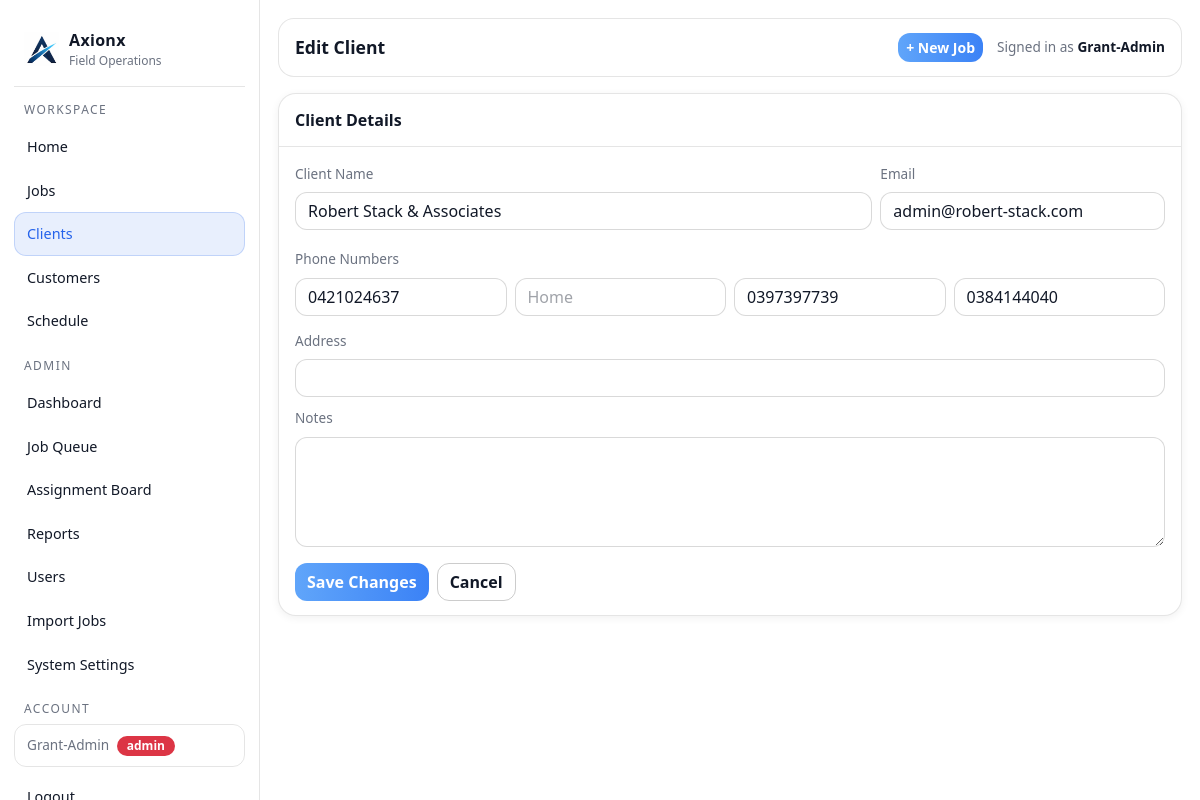
The page /clients/1/edit (signed in) on the database its author committed.
### tables this page shows
CREATE TABLE clients (
        id INTEGER PRIMARY KEY AUTOINCREMENT,
        name TEXT NOT NULL,
        phone TEXT,
        email TEXT,
        address TEXT,
        notes TEXT,
        created_at TEXT NOT NULL
    , updated_at TEXT NOT NULL DEFAULT '');

CREATE TABLE contact_phone_numbers (
        id INTEGER PRIMARY KEY AUTOINCREMENT,
        entity_type TEXT NOT NULL,
        entity_id INTEGER NOT NULL,
        label TEXT NOT NULL,
        phone_number TEXT NOT NULL,
        created_at TEXT NOT NULL
    );

### app.py (the view)
@app.get("/clients/<int:client_id>/edit")
@login_required
@admin_required
def client_edit(client_id: int):
    conn = db()
    cur = conn.cursor()
    cur.execute("SELECT * FROM clients WHERE id = ?", (client_id,))
    client = cur.fetchone()
    if not client:
        conn.close()
        return ("Not found", 404)
    cur.execute("""
        SELECT * FROM contact_phone_numbers
        WHERE entity_type = 'client' AND entity_id = ?
        ORDER BY id
    """, (client_id,))
    phones = cur.fetchall()
    conn.close()
    return render_template("client_edit.html", client=client, phones=phones)

### app.py (called while the page is built)
@app.after_request
def add_security_headers(resp):
    resp.headers["X-Content-Type-Options"] = "nosniff"
    resp.headers["X-Frame-Options"] = "DENY"
    resp.headers["Referrer-Policy"] = "strict-origin-when-cross-origin"
    resp.headers["Content-Security-Policy"] = (
        "default-src 'self' https: data:; "
        "img-src 'self' https: data:; "
        "script-src 'self' 'unsafe-inline' https:; "
        "style-src 'self' 'unsafe-inline' https:;"
    )
    return resp

def db():
    conn = sqlite3.connect(DB_PATH)
    conn.row_factory = sqlite3.Row
    return conn

def add_column_if_missing(cur, table, col, coltype):
    cur.execute(f"PRAGMA table_info({table})")
    cols = [r["name"] for r in cur.fetchall()]
    if col not in cols:
        cur.execute(f"ALTER TABLE {table} ADD COLUMN {col} {coltype}")

@app.context_processor
def inject_globals():
    return {
        "GOOGLE_MAPS_API_KEY": os.environ.get("GOOGLE_MAPS_API_KEY", ""),
        "google_maps_api_key": os.getenv("GOOGLE_MAPS_API_KEY", "")
    }

@app.before_request
def _ensure_db():
    init_db()

def login_required(f):
    @wraps(f)
    def wrapper(*args, **kwargs):
        if not session.get("user_id"):
            return redirect(url_for("login"))
        return f(*args, **kwargs)
    return wrapper

def admin_required(f):
    @wraps(f)
    def wrapper(*args, **kwargs):
        if not session.get("user_id"):
            return redirect(url_for("login"))
        if session.get("role") != "admin":
            flash("Admin access required.", "danger")
            return redirect(url_for("index"))
        return f(*args, **kwargs)
    return wrapper

### templates/client_edit.html (shortened to what this page needs)
{% extends "layout.html" %}
{% block page_title %}Edit Client{% endblock %}
{% block content %}
<div class="ax-card">
  <div class="ax-card-h">Client Details</div>
  <div class="ax-card-b">
    <form method="post">
      <div class="row g-2">
        <div class="col-12 col-lg-8">
          <label class="form-label">Client Name</label>
          <input class="form-control" name="name" value="{{ client.name }}" required>
        </div>
        <div class="col-12 col-lg-4">
          <label class="form-label">Email</label>
          <input class="form-control" name="email" value="{{ client.email or '' }}">
        </div>
      </div>
      <div class="mt-3">
        <label class="form-label">Phone Numbers</label>
        {% set pm = {} %}
        {% for p in phones %}{% set _ = pm.update({p['label']: p['phone_number']}) %}{% endfor %}
        <div class="row g-2">
          <div class="col-6 col-lg-3">
            <input class="form-control" name="phone_mobile" placeholder="Mobile" value="{{ pm.get('Mobile','') }}">
          </div>
          <div class="col-6 col-lg-3">
            <input class="form-control" name="phone_home" placeholder="Home" value="{{ pm.get('Home','') }}">
          </div>
          <div class="col-6 col-lg-3">
            <input class="form-control" name="phone_work" placeholder="Work" value="{{ pm.get('Work','') }}">
          </div>
          <div class="col-6 col-lg-3">
            <input class="form-control" name="phone_other" placeholder="Other" value="{{ pm.get('Other','') }}">
          </div>
        </div>
      </div>
      <div class="row g-2 mt-1">
        <div class="col-12">
          <label class="form-label">Address</label>
          <input class="form-control ax-address" name="address" value="{{ client.address or '' }}">
        </div>
      </div>
      <div class="mt-2">
        <label class="form-label">Notes</label>
        <textarea class="form-control" name="notes" rows="4">{{ client.notes or '' }}</textarea>
      </div>
      <div class="mt-3 d-flex gap-2">
        <button class="btn btn-primary">Save Changes</button>
        <a class="btn btn-outline-secondary" href="/clients/{{ client.id }}">Cancel</a>
      </div>
    </form>
  </div>
</div>
{% endblock %}

### templates/layout.html (style rules this page uses)
:root { --bg: #ffffff; --panel: #ffffff; --panel2: #f3f4f6; --card: #f9fafb; --text: #111827; --muted: #6b7280; --line: rgba(0,0,0,.10); --accent: #2563eb; --accent2: #16a34a; --danger: #dc2626; }
body { background: #ffffff; color: var(--text); }
body::before { content: ''; position: fixed; inset: 0; background: url('/static/images/axionx-icon.png') center center / 260px auto no-repeat; opacity: .03; pointer-events: none; z-index: 0; }
.ax-card { background: #ffffff; border: 1px solid var(--line); border-radius: 18px; box-shadow: 0 2px 8px rgba(0,0,0,.06); overflow: visible; }
.ax-card .ax-card-h { padding: 14px 16px; border-bottom: 1px solid var(--line); font-weight: 650; }
.ax-card .ax-card-b { padding: 14px 16px; }
.form-control, .form-select { background: #ffffff !important; color: var(--text) !important; border: 1px solid rgba(0,0,0,.15) !important; border-radius: 12px !important; }
.form-control::placeholder { color: rgba(17,24,39,.4); }
.form-label { color: var(--muted); font-size: .85rem; }
.btn { border-radius: 12px; font-weight: 600; }
.btn-primary { background: linear-gradient(90deg, #60a5fa, #3b82f6); border: 0; }
.btn-outline-secondary { border-color: rgba(0,0,0,.20); color: var(--text); }

### rows shown on the page
clients: name "Robert Stack & Associates", email "admin@robert-stack.com"
contact_phone_numbers: phone_mobile "0421024637"
contact_phone_numbers: phone_work "0397397739"
contact_phone_numbers: phone_other "0384144040"

### other values the page prints
{{ session.get('user_name') }} "Grant-Admin"
{{ session.get('role') }} "admin"
